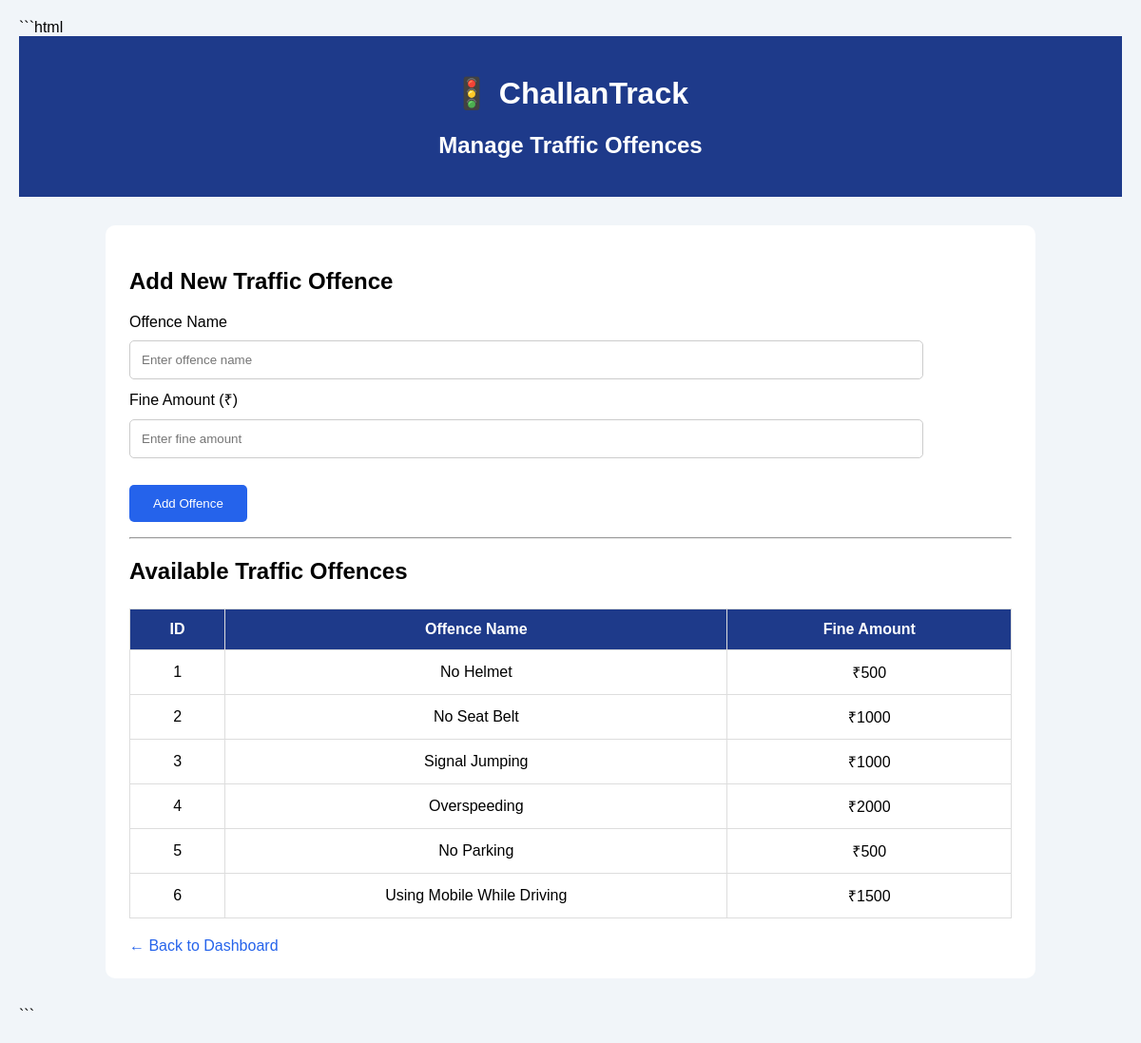
Screenshot of /offences with the database file from the repository.
### tables this page shows
CREATE TABLE offences (
        id INTEGER PRIMARY KEY AUTOINCREMENT,
        offence_name TEXT NOT NULL,
        fine_amount INTEGER NOT NULL
    );

### app.py (the view, shortened to what this page needs)
@app.route("/offences", methods=["GET", "POST"])
def offences():
    conn = get_db()
    cursor = conn.cursor()
    cursor.execute("SELECT * FROM offences ORDER BY id ASC")
    offence_list = cursor.fetchall()
    conn.close()
    return render_template(
        "offences.html",
        offences=offence_list
    )

### app.py (called while the page is built)
def get_db():
    conn = sqlite3.connect(DATABASE)
    conn.row_factory = sqlite3.Row
    return conn

### templates/offences.html (shortened to what this page needs)
<!DOCTYPE html>
<html>
<head>
</head>
<body>
<header>
    <h1>🚦 ChallanTrack</h1>
    <h2>Manage Traffic Offences</h2>
</header>
<div class="container">
    <h2>Add New Traffic Offence</h2>
    <form method="POST">
        <label>Offence Name</label><br>
        <input
            type="text"
            name="offence_name"
            placeholder="Enter offence name"
            required
        >
        <br>
        <label>Fine Amount (₹)</label><br>
        <input
            type="number"
            name="fine_amount"
            placeholder="Enter fine amount"
            min="1"
            required
        >
        <br><br>
        <button type="submit">
            Add Offence
        </button>
    </form>
    <hr>
    <h2>Available Traffic Offences</h2>
    <table>
        <tr>
            <th>ID</th>
            <th>Offence Name</th>
            <th>Fine Amount</th>
        </tr>
        {% for offence in offences %}
        <tr>
            <td>{{ offence['id'] }}</td>
            <td>{{ offence['offence_name'] }}</td>
            <td>₹{{ offence['fine_amount'] }}</td>
        </tr>
        {% else %}
        <tr>
            <td colspan="3">No offences added yet.</td>
        </tr>
        {% endfor %}
    </table>
    <a href="/">← Back to Dashboard</a>
</div>
</body>
</html>

### templates/offences.html (style rules this page uses)
body { font-family: Arial; background: #f1f5f9; margin: 0; padding: 20px; }
header { background: #1e3a8a; color: white; text-align: center; padding: 20px; }
.container { width: 80%; margin: 30px auto; background: white; padding: 25px; border-radius: 10px; }
input { padding: 12px; width: 90%; margin: 10px 0; border: 1px solid #ccc; border-radius: 5px; }
button { background: #2563eb; color: white; padding: 12px 25px; border: none; border-radius: 5px; cursor: pointer; }
table { width: 100%; border-collapse: collapse; margin-top: 25px; }
th, td { padding: 12px; border: 1px solid #ddd; text-align: center; }
th { background: #1e3a8a; color: white; }
a { display: inline-block; margin-top: 20px; text-decoration: none; color: #2563eb; }

### rows the page displays
offences: id "1", offence_name "No Helmet", fine_amount "500"
offences: id "2", offence_name "No Seat Belt", fine_amount "1000"
offences: id "3", offence_name "Signal Jumping", fine_amount "1000"
offences: id "4", offence_name "Overspeeding", fine_amount "2000"
offences: id "5", offence_name "No Parking", fine_amount "500"
offences: id "6", offence_name "Using Mobile While Driving", fine_amount "1500"
